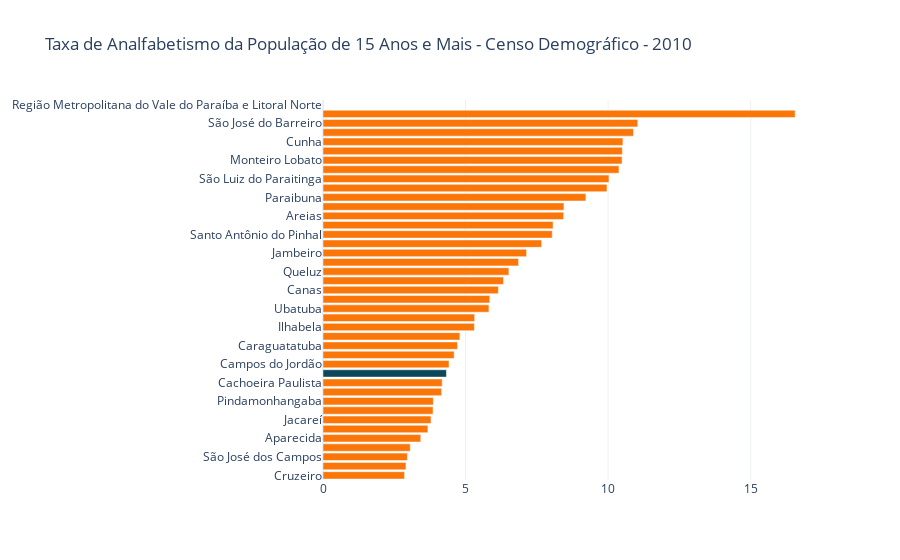

Notebook code for this chart:
### Code cell
# var = 'Índice de Desenvolvimento da Educação do Estado de São Paulo (Idesp) - Ensino Médio'
var = 'Taxa de Analfabetismo da População de 15 Anos e Mais - Censo Demográfico'
fig, da = vis_graphs.plot_bars(dd,var)
fig

### Figure 1 — Plotly figure (JSON) as saved in the notebook; plotly's stock layout.template omitted (floating-point values rounded to 4 significant figures)
{"data": [{"marker": {"color": ["#FA7609", "#FA7609", "#FA7609", "#FA7609", "#FA7609", "#FA7609", "#FA7609", "#FA7609", "#FA7609", "#FA7609", "#FA7609", "#0D485A", "#FA7609", "#FA7609", "#FA7609", "#FA7609", "#FA7609", "#FA7609", "#FA7609", "#FA7609", "#FA7609", "#FA7609", "#FA7609", "#FA7609", "#FA7609", "#FA7609", "#FA7609", "#FA7609", "#FA7609", "#FA7609", "#FA7609", "#FA7609", "#FA7609", "#FA7609", "#FA7609", "#FA7609", "#FA7609", "#FA7609", "#FA7609", "#FA7609", "#FA7609"]}, "orientation": "h", "type": "bar", "x": [2.86, 2.91, 2.96, 3.06, 3.43, 3.68, 3.79, 3.86, 3.87, 4.16, 4.18, 4.33, 4.42, 4.6, 4.72, 4.8, 5.31, 5.32, 5.82, 5.85, 6.15, 6.33, 6.52, 6.86, 7.14, 7.67, 8.04, 8.07, 8.44, 8.45, 9.22, 9.96, 10.03, 10.38, 10.49, 10.5, 10.52, 10.89, 11.04, 16.56, null], "y": ["Cruzeiro", "Guaratinguetá", "São José dos Campos", "Taubaté", "Aparecida", "Lorena", "Jacareí", "Tremembé", "Pindamonhangaba", "Caçapava", "Cachoeira Paulista", "Total do Estado de São Paulo", "Campos do Jordão", "Potim", "Caraguatatuba", "Piquete", "Ilhabela", "Roseira", "Ubatuba", "São Sebastião", "Canas", "Lavrinhas", "Queluz", "Santa Branca", "Jambeiro", "Arapeí", "Santo Antônio do Pinhal", "Bananal", "Areias", "São Bento do Sapucaí", "Paraibuna", "Igaratá", "São Luiz do Paraitinga", "Redenção da Serra", "Monteiro Lobato", "Lagoinha", "Cunha", "Silveiras", "São José do Barreiro", "Natividade da Serra", "Região Metropolitana do Vale do Paraíba e Litoral Norte"]}], "layout": {"autosize": true, "hovermode": "y", "title": {"text": "Taxa de Analfabetismo da População de 15 Anos e Mais - Censo Demográfico - 2010"}, "xaxis": {"autorange": true, "range": [0, 17.43], "type": "linear"}, "yaxis": {"autorange": true, "range": [-0.5, 40.5], "type": "category"}}}
